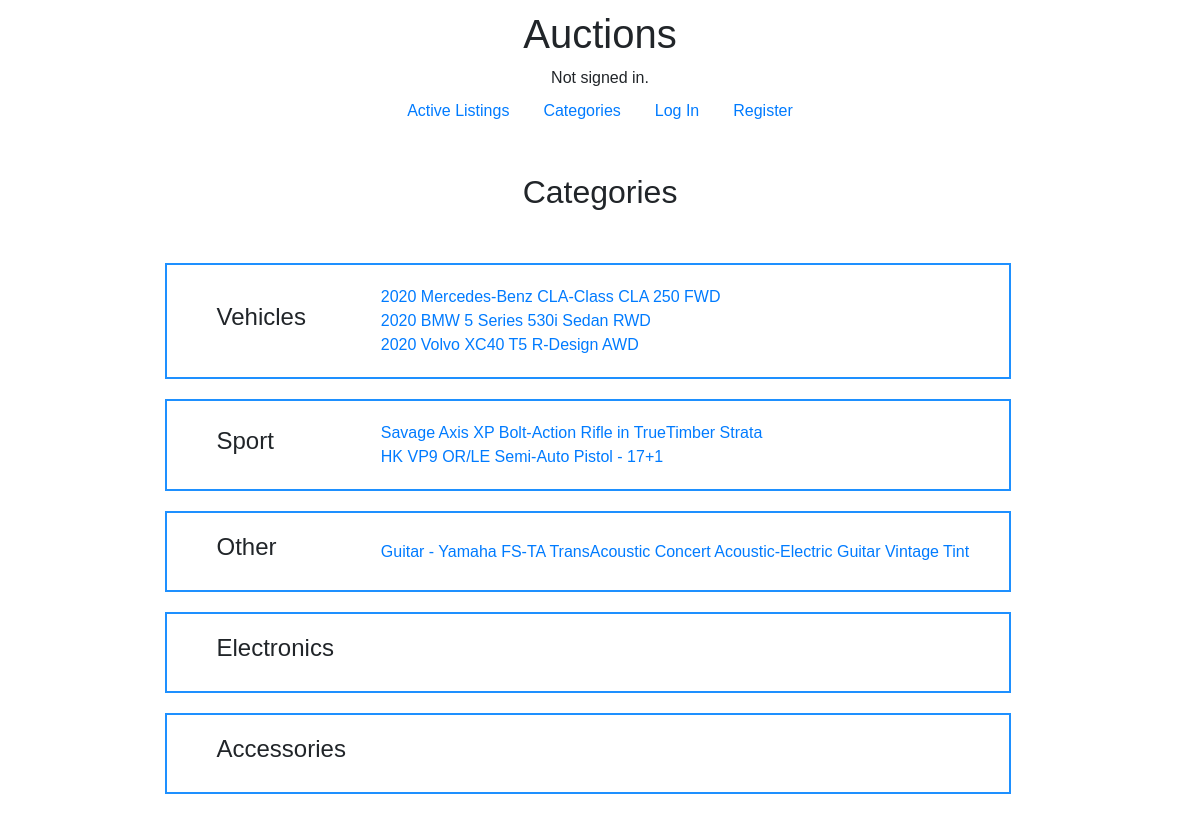
The page /categories on the database its author committed.
### auctions/models.py (models this page shows)
class ItemCategory(models.Model):
    categories = (
        ('Vehicles', 'Vehicles'),
        ('Sport', 'Sport'),
        ('Electronics', 'Electronics'),
        ('Accessories', 'Accessories'),
        ('Other', 'Others')
    )
    name = models.CharField(max_length=25, choices=categories)
    def __str__(self):
        return f'{self.name}'

class Item(models.Model):
    user = models.ForeignKey(User, on_delete=models.CASCADE, related_name='item_list')
    title = models.CharField(max_length=100)
    description = models.TextField(max_length=2000, blank=True)
    creation = models.DateTimeField(auto_now_add=True)
    img = models.CharField(max_length=300, blank=True)
    start_bid = models.DecimalField(decimal_places=2, max_digits=9)
    current_bid = models.DecimalField(decimal_places=2, max_digits=9, default=0)
    category = models.ForeignKey(ItemCategory, on_delete=models.CASCADE)
    status = models.BooleanField(default=True)
    watchers = models.ManyToManyField(User, blank=True)
    winner = models.CharField(max_length=100, blank=True)
    def __str__(self):
        return f'{self.title}'

### auctions/views.py (the view)
# urls.py: path("categories", views.categories, name="categories"),
def categories(request):
    items = Item.objects.all()
    categories = ItemCategory.objects.all()
    for category in categories:
        print(category)
        for item in items:
            if item.category == category:
                print(item)
    return render(request, "auctions/categories.html", {
        'categories': categories, 'items': items
    })

### auctions/templates/auctions/categories.html (shortened to what this page needs)
{% extends "auctions/layout.html" %}
{% load static %}
{% block body %}
<h2 class="categories">Categories</h2>
<br>
<div class="liflex">
{% for category in categories %}
<div class="category-container">
<h4 class="category">{{ category }}</h4>
<ul class="list">
{% for item in items %}
{% if item.category == category %}
<li><a href="{% url 'item' item.id %}">{{ item }}</a></li>
{% endif %}
{% endfor %}
</ul>
    </div>
{% endfor %}
</div>
{% endblock %}

### auctions/templates/auctions/layout.html (shortened to what this page needs)
{% load static %}
<!DOCTYPE html>
<html lang="en">
    <head>
        {% block style %}
        <link rel="stylesheet" href="https://stackpath.bootstrapcdn.com/bootstrap/4.4.1/css/bootstrap.min.css">
        <link href="{% static 'styles.css' %}" rel="stylesheet">
        {% endblock %}
    </head>
    <body>
        <h1>Auctions</h1>
        <div>
            {% if user.is_authenticated %}
                Signed in as <strong>{{ user.username }}</strong>.
            {% else %}
                Not signed in.
            {% endif %}
        </div>
        <ul class="nav">
            <li class="nav-item">
                <a class="nav-link" href="{% url 'index' %}">Active Listings</a>
            </li>
            <li class="nav-item">
                <a class="nav-link" href="{% url 'categories' %}">Categories</a>
            </li>
            {% if user.is_authenticated %}
                <li class="nav-item">
                    <a class="nav-link" href="{% url 'create' %}">Create Listing</a>
                </li>
            <li class="nav-item">
                <a class="nav-link" href="{% url 'watchlist' %}">Watchlist</a>
            </li>
                <li class="nav-item">
                    <a class="nav-link" href="{% url 'logout' %}">Log Out</a>
                </li>
            {% else %}
                <li class="nav-item">
                    <a class="nav-link" href="{% url 'login' %}">Log In</a>
                </li>
                <li class="nav-item">
                    <a class="nav-link" href="{% url 'register' %}">Register</a>
                </li>
            {% endif %}
        </ul>
        {% block body %}
        {% endblock %}
    </body>
</html>

### auctions/templates/auctions/layout.html (style rules this page uses)
* { padding: 0; margin: 0; box-sizing: border-box; font-family: sans-serif; }
body { padding: 10px; display: flex; flex-direction: column; align-items: center; height: 100%; }
.nav-item { text-decoration: none; border: 1px white solid; border-radius: 2px; }
.nav { height: 50px; }
.nav-item { height: 40px; }

### auctions/templates/auctions/categories.html (style rules this page uses)
ul { list-style-type: none; margin: 0; padding: 0; }
.category { padding-left: 30px; width: 13vw; }
.list { padding-left: 50px; width: 60vw; }
.category-container { padding: 20px; display: flex; flex-direction: row; border: 2px solid dodgerblue; max-width: 90%; margin: 10px; align-items: center; }
.liflex { display: flex; flex-direction: column; margin: 0 auto; padding: 10px; padding-left: 5%; }

### rows shown on the page
ItemCategory: name "Vehicles"
Item: title "2020 Mercedes-Benz CLA-Class CLA 250 FWD"
Item: title "2020 BMW 5 Series 530i Sedan RWD"
Item: title "2020 Volvo XC40 T5 R-Design AWD"
ItemCategory: name "Sport"
Item: title "Savage Axis XP Bolt-Action Rifle in TrueTimber Strata"
Item: title "HK VP9 OR/LE Semi-Auto Pistol - 17+1"
ItemCategory: name "Other"
Item: title "Guitar - Yamaha FS-TA TransAcoustic Concert Acoustic-Electric Guitar Vintage Tint"
ItemCategory: name "Electronics"
ItemCategory: name "Accessories"
